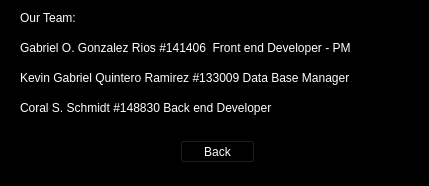
<?xml version="1.0" encoding="UTF-8"?>
<ui version="4.0">
 <class>Form</class>
 <widget class="QWidget" name="Form">
  <property name="geometry">
   <rect>
    <x>0</x>
    <y>0</y>
    <width>429</width>
    <height>186</height>
   </rect>
  </property>
  <property name="windowTitle">
   <string>Form</string>
  </property>
  <property name="styleSheet">
   <string notr="true">background-color: rgb(0, 0, 0);
color: rgb(255, 255, 255);</string>
  </property>
  <widget class="QLabel" name="label">
   <property name="geometry">
    <rect>
     <x>20</x>
     <y>10</y>
     <width>81</width>
     <height>16</height>
    </rect>
   </property>
   <property name="text">
    <string>Our Team:</string>
   </property>
  </widget>
  <widget class="QLabel" name="label_2">
   <property name="geometry">
    <rect>
     <x>20</x>
     <y>40</y>
     <width>381</width>
     <height>16</height>
    </rect>
   </property>
   <property name="text">
    <string>Gabriel O. Gonzalez Rios #141406  Front end Developer - PM</string>
   </property>
  </widget>
  <widget class="QLabel" name="label_3">
   <property name="geometry">
    <rect>
     <x>20</x>
     <y>70</y>
     <width>381</width>
     <height>16</height>
    </rect>
   </property>
   <property name="text">
    <string>Kevin Gabriel Quintero Ramirez #133009 Data Base Manager</string>
   </property>
  </widget>
  <widget class="QLabel" name="label_4">
   <property name="geometry">
    <rect>
     <x>20</x>
     <y>100</y>
     <width>291</width>
     <height>16</height>
    </rect>
   </property>
   <property name="text">
    <string>Coral S. Schmidt #148830 Back end Developer</string>
   </property>
  </widget>
  <widget class="QPushButton" name="backButton">
   <property name="geometry">
    <rect>
     <x>180</x>
     <y>140</y>
     <width>75</width>
     <height>23</height>
    </rect>
   </property>
   <property name="text">
    <string>Back</string>
   </property>
  </widget>
 </widget>
 <resources/>
 <connections>
  <connection>
   <sender>backButton</sender>
   <signal>clicked()</signal>
   <receiver>Form</receiver>
   <slot>close()</slot>
   <hints>
    <hint type="sourcelabel">
     <x>234</x>
     <y>151</y>
    </hint>
    <hint type="destinationlabel">
     <x>343</x>
     <y>142</y>
    </hint>
   </hints>
  </connection>
 </connections>
</ui>
